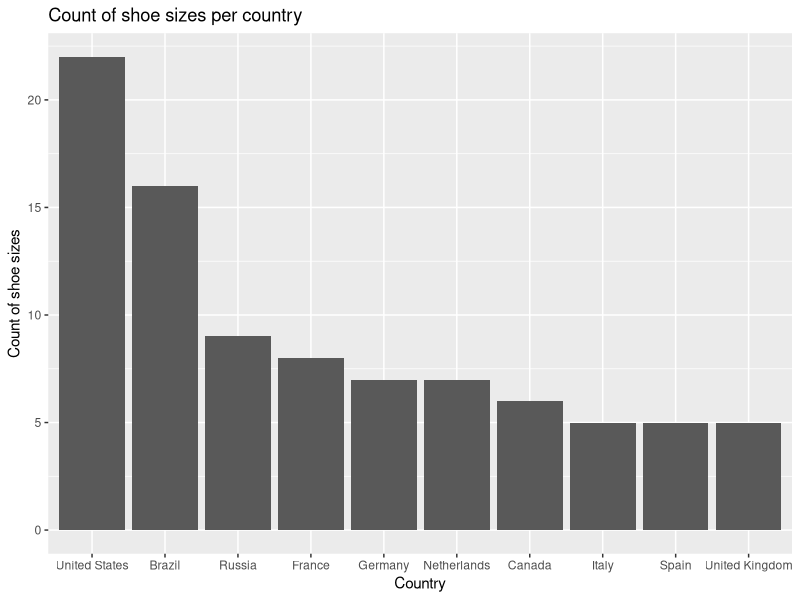
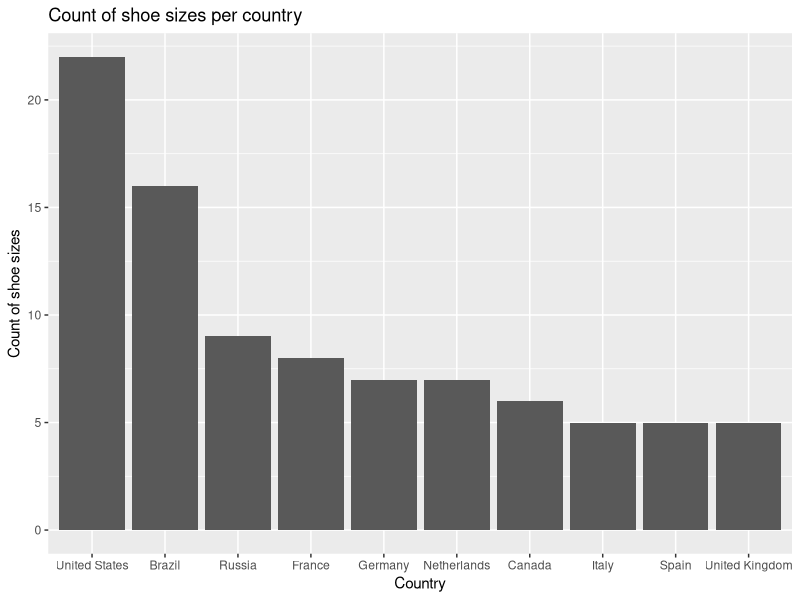

These charts were generated, in order, by the following R code:
library(tidyverse)

shoe_size_by_wikepedia <- read_csv("data_foot_size.csv") |>
  na.omit() |>
  mutate(place = fct_lump_n(place, n=10)) |>
  mutate(place = fct_infreq(place)) |>
  select(-continent) |>
  filter(place != "Other")


ggplot(data = shoe_size_by_wikepedia) + 
  aes(x = place) + 
  labs(y =  "Count of shoe sizes",  x = "Country") + 
  ggtitle("Count of shoe sizes per country") + 
  geom_bar(stat="count")

ggsave("count_shoe_sizes_country.pdf")
